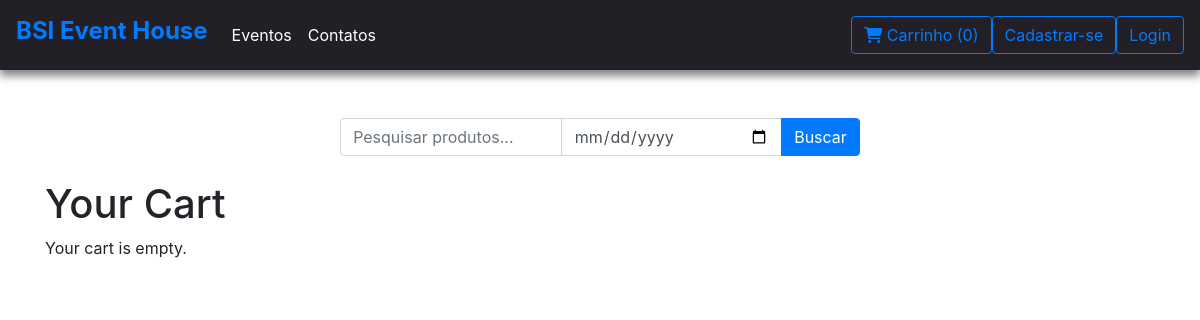
The app's page /carrinho/, older data.
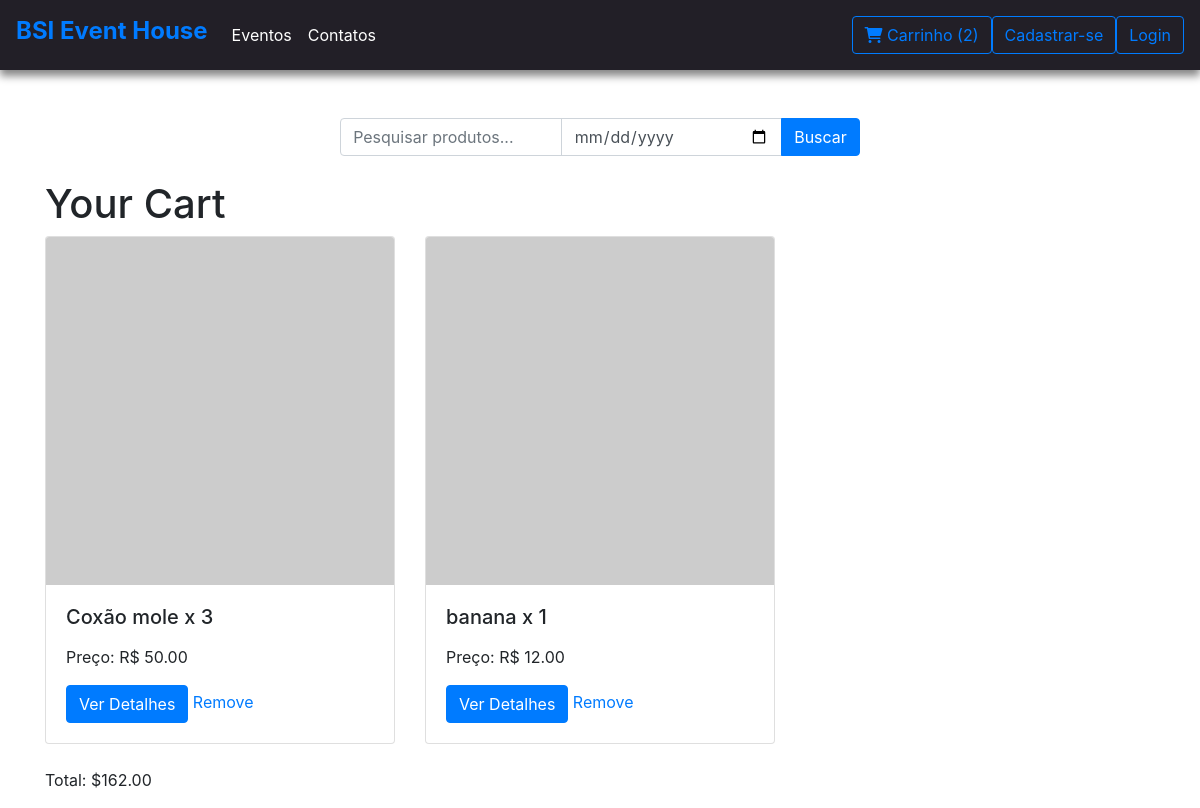
The same page, newer data.
### produtos/models.py (models this page shows, shortened)
class CartItem(models.Model):
    produto = models.ForeignKey(Produto, on_delete=models.CASCADE)
    quantidade = models.PositiveIntegerField(default=0)
    def get_total_price(self):
        return self.quantidade * self.produto.preco

class Produto(models.Model):
    nome = models.CharField(max_length=100)
    descricao = models.TextField()
    preco = models.DecimalField(max_digits=10, decimal_places=2)
    imagem = models.ImageField(upload_to='media/', null=True)
    data = models.DateField()
    localizacao = models.CharField(max_length=255)
    TIPO_CHOICES = [
        ('show', 'Show'),
        ('formatura', 'Formatura'),
        ('casamento', 'Casamento'),
        ('aniversário', 'Aniversário'),
        ('outros', 'Outros'),
    ]
    tipo = models.CharField(max_length=20, choices=TIPO_CHOICES)

### produtos/views.py (the view)
# urls.py: path('carrinho/', views.cart, name='cart'),
def cart(request):
    cart_items = CartItem.objects.all()
    total = sum(item.get_total_price() for item in cart_items)
    return render(request, 'carrinho.html', {'cart_items': cart_items, 'total': total})

### templates/carrinho.html (shortened to what this page needs)
{% extends 'base.html' %}
{% block content %}
<h1>Your Cart</h1>
{% if cart_items %}
<div class="row">
        {% for item in cart_items %}
            <div class="col-md-4">
                <div class="card mb-4">
                    {% if produto.imagem %}
                        <img src="{{ produto.imagem.url }}" alt="{{ produto.nome }}" class="card-img-top">
                    {% else %}
                        <img src="https://via.placeholder.com/150" class="card-img-top" alt="Produto 2">
                    {% endif %}
                    <div class="card-body">
                        <h5 class="card-title">{{ item.produto.nome }} x {{ item.quantidade }}</h5>
                        <p>Preço: R$ {{ item.produto.preco }}</p>
                        <a href="#" class="btn btn-primary">Ver Detalhes</a>
                        <a href="{% url 'remove_from_cart' item.id %}">Remove</a>
                    </div>
                </div>
            </div>
        {% endfor %}
</div>
    <p>Total: ${{ total }}</p>
{% else %}
    <p>Your cart is empty.</p>
{% endif %}
{% endblock %}

Row changes from the older to the newer data that the page shows:
added CartItem: produto.nome "Coxão mole", quantidade "3", produto.preco "50.00"
added CartItem: produto.nome "banana", quantidade "1", produto.preco "12.00"
Text that changed along with them:
{{ cart_items|length }}: "0" → "2"
{{ total }}: (not shown) → "162.00"
text no longer shown: "Your cart is empty."
text now shown: "Total: $"
